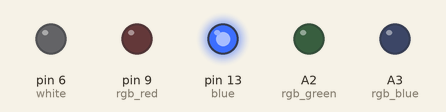
Simulated run of this sketch. Board: Arduino Uno, built with avr-gcc and run on an emulated ATmega328P. Shown: output pins drawn as LEDs (lit = HIGH).

Above: at 0.1 s.
At 0.9 s:
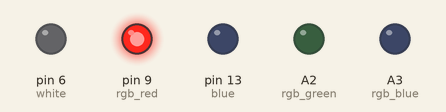
At 1.3 s:
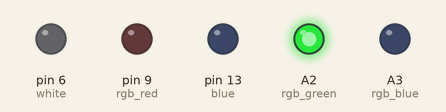
At 1.7 s:
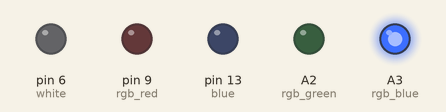
At 2.5 s:
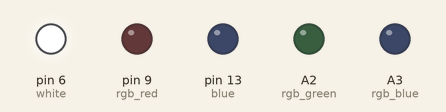
At 4.3 s:
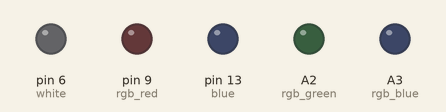
Timing chart, 0 to 4.6 s (numbered marks = the images above):
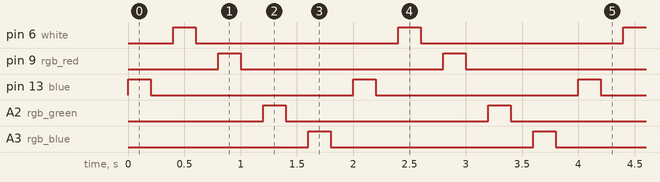

The sketch:

BlinkTest.ino
```cpp
// (licence header left out)
int blue = 13;
int white = 6;
int rgb_red = 9;
int rgb_green = A2;
int rgb_blue = A3;

// the setup routine runs once when you press reset:
void setup() {
  // initialize the digital pin as an output.
  pinMode(blue, OUTPUT);
  pinMode(white, OUTPUT);
  pinMode(rgb_red, OUTPUT);
  pinMode(rgb_green, OUTPUT);
  pinMode(rgb_blue, OUTPUT);
}

// the loop routine runs over and over again forever:
void loop() {
  digitalWrite(blue, HIGH);   // turn the LED on (HIGH is the voltage level)
  delay(200);               // wait for a second
  digitalWrite(blue, LOW);    // turn the LED off by making the voltage LOW
  delay(200);               // wait for a second

  digitalWrite(white, HIGH);   // turn the LED on (HIGH is the voltage level)
  delay(200);               // wait for a second
  digitalWrite(white, LOW);    // turn the LED off by making the voltage LOW
  delay(200);               // wait for a second

  digitalWrite(rgb_red, HIGH);   // turn the LED on (HIGH is the voltage level)
  delay(200);               // wait for a second
  digitalWrite(rgb_red, LOW);    // turn the LED off by making the voltage LOW
  delay(200);               // wait for a second

  digitalWrite(rgb_green, HIGH);   // turn the LED on (HIGH is the voltage level)
  delay(200);               // wait for a second
  digitalWrite(rgb_green, LOW);    // turn the LED off by making the voltage LOW
  delay(200);               // wait for a second

  digitalWrite(rgb_blue, HIGH);   // turn the LED on (HIGH is the voltage level)
  delay(200);               // wait for a second
  digitalWrite(rgb_blue, LOW);    // turn the LED off by making the voltage LOW
  delay(200);               // wait for a second
}
```

Measured:
- by itself, pin 6 (white), pin 9 (rgb_red), pin 13 (blue), A2 (rgb_green), A3 (rgb_blue): alternates HIGH for 0.20 s and LOW for 1.8 s
- by itself, everything shown: repeats every 2.0 s, in 10 steps
